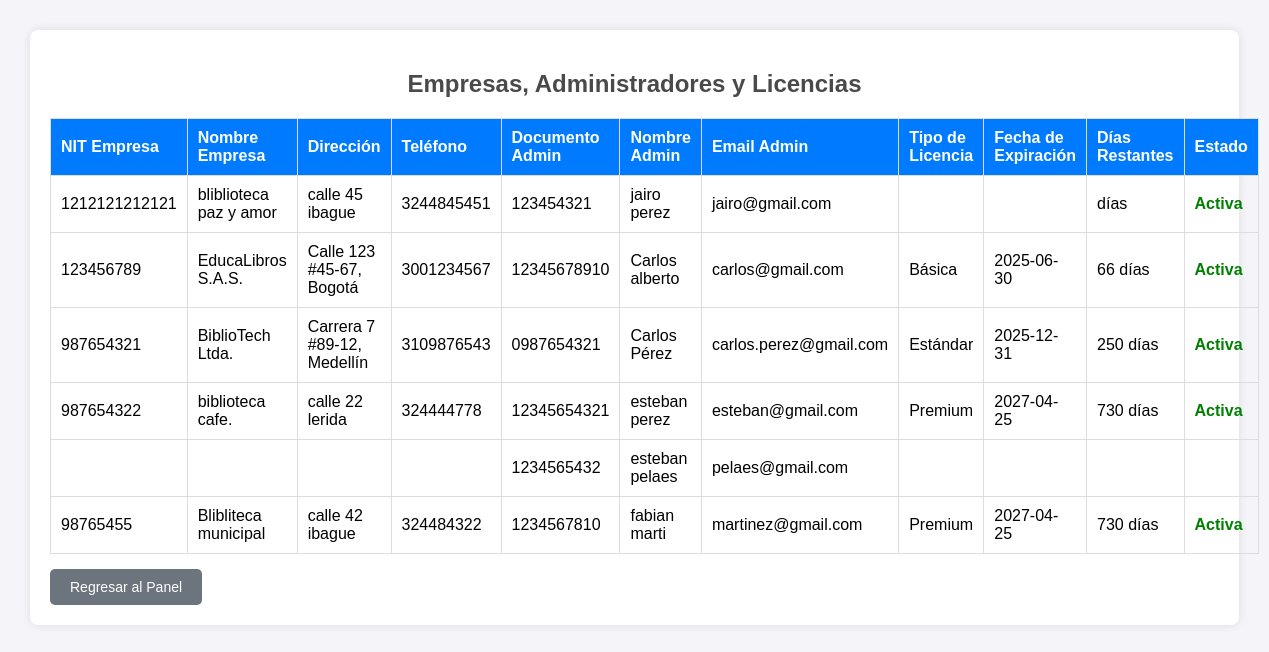
The page /admin/ver_empresas.php on the database its author committed.
### tables this page shows
CREATE TABLE `usuarios` (
  `Documento` varchar(20) NOT NULL,
  `contraseña` varchar(255) NOT NULL,
  `nombre` varchar(100) NOT NULL,
  `gmail` varchar(100) NOT NULL,
  `id_rol` int(11) NOT NULL,
  `id_empresa` varchar(20) NOT NULL
);

CREATE TABLE `empresa` (
  `nit_empresa` varchar(20) NOT NULL,
  `nombre` varchar(100) NOT NULL,
  `direccion` varchar(200) DEFAULT NULL,
  `numero` varchar(20) DEFAULT NULL
);

CREATE TABLE `tipo_licencia` (
  `ID_Tipo` int(11) NOT NULL,
  `tipo` varchar(50) NOT NULL,
  `duracion_licencia` int(11) NOT NULL,
  `precio` decimal(10,2) NOT NULL DEFAULT 0.00
);

CREATE TABLE `licencia` (
  `ID_licencia` int(11) NOT NULL,
  `nombre` varchar(100) NOT NULL,
  `precio` decimal(10,2) NOT NULL,
  `fecha_inicio` date NOT NULL,
  `fecha_fin` date NOT NULL,
  `ID_tipo` int(11) NOT NULL,
  `ID_empresa` varchar(20) NOT NULL
);

### admin/ver_empresas.php (the view, shortened to what this page needs)
<?php
include '../config/conexion.php';
$query = "
    SELECT
        e.nit_empresa,
        e.nombre AS empresa_nombre,
        e.direccion,
        e.numero,
        u.Documento,
        u.nombre AS admin_nombre,
        u.gmail,
        t.tipo AS tipo_licencia,
        l.fecha_fin,
        DATEDIFF(l.fecha_fin, CURDATE()) AS dias_restantes
    FROM empresa e
    LEFT JOIN usuarios u ON e.nit_empresa = u.id_empresa
    LEFT JOIN licencia l ON e.nit_empresa = l.ID_empresa
    LEFT JOIN tipo_licencia t ON l.ID_tipo = t.ID_Tipo
    WHERE u.id_rol = 2
    ORDER BY e.nit_empresa, u.nombre";
$result = mysqli_query($conn, $query);
?>
<!DOCTYPE html>
<html>
<head>
</head>
<body>
    <div class="container">
        <h2>Empresas, Administradores y Licencias</h2>
        <table>
            <thead>
                <tr>
                    <th>NIT Empresa</th>
                    <th>Nombre Empresa</th>
                    <th>Dirección</th>
                    <th>Teléfono</th>
                    <th>Documento Admin</th>
                    <th>Nombre Admin</th>
                    <th>Email Admin</th>
                    <th>Tipo de Licencia</th>
                    <th>Fecha de Expiración</th>
                    <th>Días Restantes</th>
                    <th>Estado</th>
                </tr>
            </thead>
            <tbody>
                <?php
                $currentEmpresa = null;
                while ($row = mysqli_fetch_assoc($result)) {
                    $estado = ($row['dias_restantes'] >= 0) ? "<span class='status-activa'>Activa</span>" : "<span class='status-inactiva'>Inactiva</span>";
                    if ($currentEmpresa !== $row['nit_empresa']) {
                        $currentEmpresa = $row['nit_empresa'];
                        echo "<tr>
                                <td>{$row['nit_empresa']}</td>
                                <td>{$row['empresa_nombre']}</td>
                                <td>{$row['direccion']}</td>
                                <td>{$row['numero']}</td>
                                <td>{$row['Documento']}</td>
                                <td>{$row['admin_nombre']}</td>
                                <td>{$row['gmail']}</td>
                                <td>{$row['tipo_licencia']}</td>
                                <td>{$row['fecha_fin']}</td>
                                <td>" . ($row['dias_restantes'] >= 0 ? $row['dias_restantes'] . " días" : "Expirada") . "</td>
                                <td>$estado</td>
                              </tr>";
                    } else {
                        echo "<tr>
                                <td></td>
                                <td></td>
                                <td></td>
                                <td></td>
                                <td>{$row['Documento']}</td>
                                <td>{$row['admin_nombre']}</td>
                                <td>{$row['gmail']}</td>
                                <td></td>
                                <td></td>
                                <td></td>
                                <td></td>
                              </tr>";
                    }
                }
                ?>
            </tbody>
        </table>
        <a href="index.php" class="back-button">Regresar al Panel</a>
    </div>
</body>
</html>

### admin/ver_empresas.php (style rules this page uses)
body { font-family: Arial, sans-serif; margin: 30px; background-color: #f4f4f9; }
.container { max-width: 1900px; margin: 0 auto; background: #fff; padding: 20px; border-radius: 8px; box-shadow: 0 0 10px rgba(0, 0, 0, 0.1); }
h2 { text-align: center; color: #4a4a4a; }
table { width: 100%; border-collapse: collapse; margin-top: 20px; }
table th, table td { border: 1px solid #ddd; padding: 10px; text-align: left; }
table th { background-color: #007bff; color: #fff; }
.back-button { display: inline-block; margin-top: 15px; padding: 10px 20px; font-size: 14px; color: #fff; background-color: #6c757d; border: none; border-radius: 5px; text-decoration: none; text-align: center; cursor: pointer; }
.status-activa { color: green; font-weight: bold; }

### rows shown on the page
usuarios: id_empresa.nit_empresa "1212121212121", id_empresa.nombre "bliblioteca paz y amor", id_empresa.direccion "calle 45 ibague", id_empresa.numero "3244845451", Documento "123454321", nombre "jairo perez", gmail "jairo@gmail.com", shows "Activa"
empresa: nit_empresa "123456789", nombre "EducaLibros S.A.S.", direccion "Calle 123 #45-67, Bogotá", numero "3001234567", usuarios.Documento "12345678910", usuarios.nombre "Carlos alberto", usuarios.gmail "carlos@gmail.com", tipo_licencia.tipo "Básica", licencia.fecha_fin "2025-06-30", dias_restantes "66", shows "Activa"
empresa: nit_empresa "987654321", nombre "BiblioTech Ltda.", direccion "Carrera 7 #89-12, Medellín", numero "3109876543", usuarios.Documento "0987654321", usuarios.nombre "Carlos Pérez", usuarios.gmail "carlos.perez@gmail.com", tipo_licencia.tipo "Estándar", licencia.fecha_fin "2025-12-31", dias_restantes "250", shows "Activa"
empresa: nit_empresa "987654322", nombre "biblioteca cafe.", direccion "calle 22 lerida", numero "324444778", usuarios.Documento "12345654321", usuarios.nombre "esteban perez", usuarios.gmail "esteban@gmail.com", tipo_licencia.tipo "Premium", licencia.fecha_fin "2027-04-25", dias_restantes "730", shows "Activa", usuarios.Documento "1234565432", usuarios.nombre "esteban pelaes", usuarios.gmail "pelaes@gmail.com"
empresa: nit_empresa "98765455", nombre "Blibliteca municipal", direccion "calle 42 ibague", numero "324484322", usuarios.Documento "1234567810", usuarios.nombre "fabian marti", usuarios.gmail "martinez@gmail.com", tipo_licencia.tipo "Premium", licencia.fecha_fin "2027-04-25", dias_restantes "730", shows "Activa"
